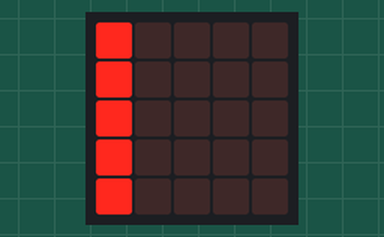
A program run on a simulated BBC micro:bit (MakeCode). On the bench: the board's 5×5 LED display.

Above: at 0.1 s.
At 1.1 s:
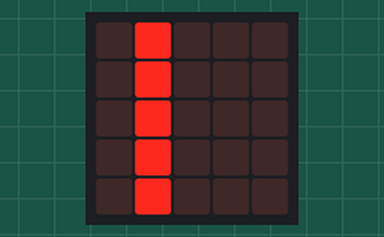
At 2.1 s:
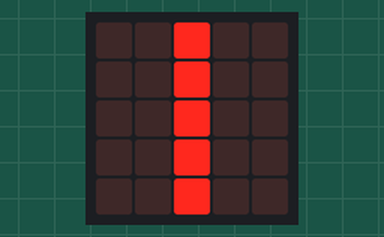
At 18.27 s:
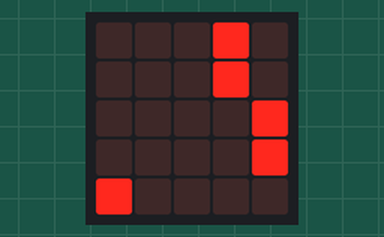
At 35.2 s:
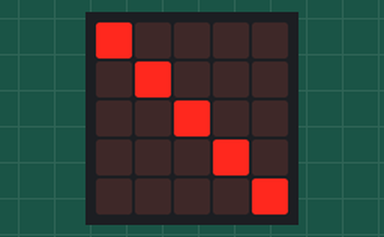
At 36.2 s:
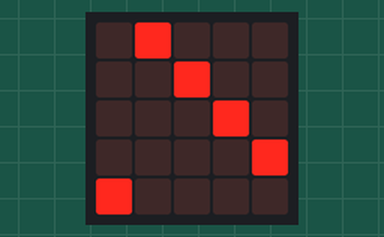

The program:

main.ts
```typescript
function LED (Y: number, Speed: number) {
    while (true) {
        for (let index = 0; index <= 4; index++) {
            if (list[Y][index] == 1) {
                led.plot(index, Y)
            } else {
                led.unplot(index, Y)
            }
        }
        list[Y].unshift(list[Y].pop())
        basic.pause(Speed)
    }
}
let list: number[][] = []
list = [
[
1,
0,
0,
0,
0
],
[
1,
0,
0,
0,
0
],
[
1,
0,
0,
0,
0
],
[
1,
0,
0,
0,
0
],
[
1,
0,
0,
0,
0
],
[
0,
0,
0,
0,
0
]
]
control.inBackground(function () {
    // 呼叫LED(排數)(暫停毫秒數)
    LED(0, 1000)
})
control.inBackground(function () {
    LED(3, 925)
})
control.inBackground(function () {
    LED(1, 975)
})
control.inBackground(function () {
    LED(4, 900)
})
control.inBackground(function () {
    LED(2, 950)
})
```

test.ts
```typescript
// 在這裡測試；當此封包作為擴充功能時，將不會編譯此內容。
```

Measured:
- what the display in image 1 shows lasts 0.8 s, from 1.0 s to 1.8 s
- what the display in image 2 shows lasts 0.7 s, from 2.0 s to 2.7 s
- what the display in image 3 shows lasts 0.4 s, from 18.1 s to 18.5 s
